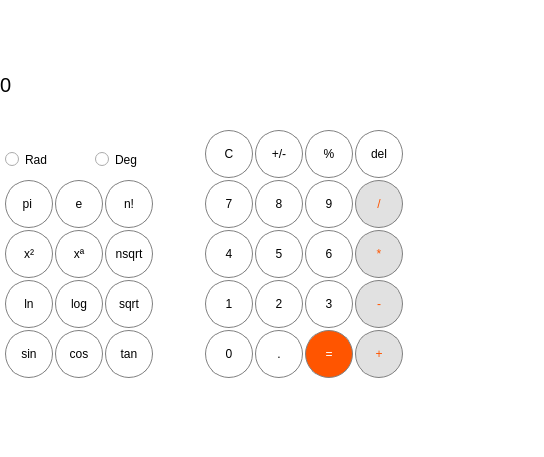
<?xml version="1.0" encoding="UTF-8"?>
<ui version="4.0">
 <class>Calculator</class>
 <widget class="QMainWindow" name="Calculator">
  <property name="geometry">
   <rect>
    <x>0</x>
    <y>0</y>
    <width>544</width>
    <height>457</height>
   </rect>
  </property>
  <property name="windowTitle">
   <string>Calculator</string>
  </property>
  <property name="styleSheet">
   <string notr="true">background-color:white;</string>
  </property>
  <widget class="QWidget" name="centralWidget">
   <widget class="QLabel" name="label">
    <property name="geometry">
     <rect>
      <x>0</x>
      <y>50</y>
      <width>400</width>
      <height>70</height>
     </rect>
    </property>
    <property name="font">
     <font>
      <pointsize>15</pointsize>
     </font>
    </property>
    <property name="styleSheet">
     <string notr="true">QLabel{

background-color:rgb(255,255,255);
color:black;
qproperty-alignment: 'AlignVCenter | AlignRight';

}</string>
    </property>
    <property name="text">
     <string>0</string>
    </property>
   </widget>
   <widget class="QPushButton" name="button_0">
    <property name="geometry">
     <rect>
      <x>205</x>
      <y>330</y>
      <width>48</width>
      <height>48</height>
     </rect>
    </property>
    <property name="styleSheet">
     <string notr="true">QPushButton{

background-color:white;
color:black;
border: 1px solid grey;
border-radius: 24px;
}

QPushButton:pressed{

background-color: qlineargradient(x1: 0, y1: 0, x2: 0, y1: 1, stop:0 #dadbde, stop:1 #f6f7fa);


}
</string>
    </property>
    <property name="text">
     <string>0</string>
    </property>
   </widget>
   <widget class="QPushButton" name="button_dot">
    <property name="geometry">
     <rect>
      <x>255</x>
      <y>330</y>
      <width>48</width>
      <height>48</height>
     </rect>
    </property>
    <property name="styleSheet">
     <string notr="true">QPushButton{

background-color:white;
color:black;
border: 1px solid grey;
border-radius: 24px;


}

QPushButton:pressed{

background-color: qlineargradient(x1: 0, y1: 0, x2: 0, y1: 1, stop:0 #dadbde, stop:1 #f6f7fa);

}</string>
    </property>
    <property name="text">
     <string>.</string>
    </property>
   </widget>
   <widget class="QPushButton" name="button_plus">
    <property name="geometry">
     <rect>
      <x>355</x>
      <y>330</y>
      <width>48</width>
      <height>48</height>
     </rect>
    </property>
    <property name="styleSheet">
     <string notr="true">QPushButton{

background-color:rgb(225, 225, 225);
border: 1px solid grey;
color:rgb(255, 85, 0);
border-radius: 24px;

}

QPushButton:pressed{

background-color: qlineargradient(x1: 0, y1: 0, x2: 0, y1: 1, stop:0 #dadbde, stop:1 #f6f7fa);
color:rgb(255, 85, 0);

}</string>
    </property>
    <property name="text">
     <string>+</string>
    </property>
   </widget>
   <widget class="QPushButton" name="button_result">
    <property name="geometry">
     <rect>
      <x>305</x>
      <y>330</y>
      <width>48</width>
      <height>48</height>
     </rect>
    </property>
    <property name="styleSheet">
     <string notr="true">QPushButton{

background-color:rgb(255, 85, 0);
border: 1px solid grey;
color:white;
border-radius: 24px;

}

QPushButton:pressed{

background-color: qlineargradient(x1: 0, y1: 0, x2: 0, y1: 1, stop:0 #ff5500, stop:1 #ff8e55);
color:white;

}</string>
    </property>
    <property name="text">
     <string>=</string>
    </property>
   </widget>
   <widget class="QPushButton" name="button_3">
    <property name="geometry">
     <rect>
      <x>305</x>
      <y>280</y>
      <width>48</width>
      <height>48</height>
     </rect>
    </property>
    <property name="styleSheet">
     <string notr="true">QPushButton{

background-color:white;
color:black;
border: 1px solid grey;
border-radius: 24px;

}

QPushButton:pressed{

background-color: qlineargradient(x1: 0, y1: 0, x2: 0, y1: 1, stop:0 #dadbde, stop:1 #f6f7fa);


}</string>
    </property>
    <property name="text">
     <string>3</string>
    </property>
   </widget>
   <widget class="QPushButton" name="button_2">
    <property name="geometry">
     <rect>
      <x>255</x>
      <y>280</y>
      <width>48</width>
      <height>48</height>
     </rect>
    </property>
    <property name="styleSheet">
     <string notr="true">QPushButton{

background-color:white;
color:black;
border: 1px solid grey;
border-radius: 24px;

}

QPushButton:pressed{

background-color: qlineargradient(x1: 0, y1: 0, x2: 0, y1: 1, stop:0 #dadbde, stop:1 #f6f7fa);


}</string>
    </property>
    <property name="text">
     <string>2</string>
    </property>
   </widget>
   <widget class="QPushButton" name="button_minus">
    <property name="geometry">
     <rect>
      <x>355</x>
      <y>280</y>
      <width>48</width>
      <height>48</height>
     </rect>
    </property>
    <property name="styleSheet">
     <string notr="true">QPushButton{

background-color:rgb(225, 225, 225);
border: 1px solid grey;
color:rgb(255, 85, 0);
border-radius: 24px;

}

QPushButton:pressed{

background-color: qlineargradient(x1: 0, y1: 0, x2: 0, y1: 1, stop:0 #dadbde, stop:1 #f6f7fa);
color:rgb(255, 85, 0);

}</string>
    </property>
    <property name="text">
     <string>-</string>
    </property>
   </widget>
   <widget class="QPushButton" name="button_1">
    <property name="geometry">
     <rect>
      <x>205</x>
      <y>280</y>
      <width>48</width>
      <height>48</height>
     </rect>
    </property>
    <property name="styleSheet">
     <string notr="true">QPushButton{

background-color:white;
color:black;
border: 1px solid grey;
border-radius: 24px;
}

QPushButton:pressed{

background-color: qlineargradient(x1: 0, y1: 0, x2: 0, y1: 1, stop:0 #dadbde, stop:1 #f6f7fa);


}</string>
    </property>
    <property name="text">
     <string>1</string>
    </property>
   </widget>
   <widget class="QPushButton" name="button_6">
    <property name="geometry">
     <rect>
      <x>305</x>
      <y>230</y>
      <width>48</width>
      <height>48</height>
     </rect>
    </property>
    <property name="styleSheet">
     <string notr="true">QPushButton{

background-color:white;
color:black;
border: 1px solid grey;
border-radius: 24px;

}

QPushButton:pressed{

background-color: qlineargradient(x1: 0, y1: 0, x2: 0, y1: 1, stop:0 #dadbde, stop:1 #f6f7fa);


}</string>
    </property>
    <property name="text">
     <string>6</string>
    </property>
   </widget>
   <widget class="QPushButton" name="button_5">
    <property name="geometry">
     <rect>
      <x>255</x>
      <y>230</y>
      <width>48</width>
      <height>48</height>
     </rect>
    </property>
    <property name="styleSheet">
     <string notr="true">QPushButton{

background-color:white;
color:black;
border: 1px solid grey;
border-radius: 24px;

}

QPushButton:pressed{

background-color: qlineargradient(x1: 0, y1: 0, x2: 0, y1: 1, stop:0 #dadbde, stop:1 #f6f7fa);


}</string>
    </property>
    <property name="text">
     <string>5</string>
    </property>
   </widget>
   <widget class="QPushButton" name="button_mult">
    <property name="geometry">
     <rect>
      <x>355</x>
      <y>230</y>
      <width>48</width>
      <height>48</height>
     </rect>
    </property>
    <property name="styleSheet">
     <string notr="true">QPushButton{

background-color:rgb(225, 225, 225);
border: 1px solid grey;
color:rgb(255, 85, 0);
border-radius: 24px;

}

QPushButton:pressed{

background-color: qlineargradient(x1: 0, y1: 0, x2: 0, y1: 1, stop:0 #dadbde, stop:1 #f6f7fa);
color:rgb(255, 85, 0);

}</string>
    </property>
    <property name="text">
     <string>*</string>
    </property>
   </widget>
   <widget class="QPushButton" name="button_4">
    <property name="geometry">
     <rect>
      <x>205</x>
      <y>230</y>
      <width>48</width>
      <height>48</height>
     </rect>
    </property>
    <property name="styleSheet">
     <string notr="true">QPushButton{

background-color:white;
color:black;
border: 1px solid grey;
border-radius: 24px;

}

QPushButton:pressed{

background-color: qlineargradient(x1: 0, y1: 0, x2: 0, y1: 1, stop:0 #dadbde, stop:1 #f6f7fa);


}</string>
    </property>
    <property name="text">
     <string>4</string>
    </property>
   </widget>
   <widget class="QPushButton" name="button_9">
    <property name="geometry">
     <rect>
      <x>305</x>
      <y>180</y>
      <width>48</width>
      <height>48</height>
     </rect>
    </property>
    <property name="styleSheet">
     <string notr="true">QPushButton{

background-color:white;
color:black;
border: 1px solid grey;
border-radius: 24px;
}

QPushButton:pressed{

background-color: qlineargradient(x1: 0, y1: 0, x2: 0, y1: 1, stop:0 #dadbde, stop:1 #f6f7fa);


}</string>
    </property>
    <property name="text">
     <string>9</string>
    </property>
   </widget>
   <widget class="QPushButton" name="button_8">
    <property name="geometry">
     <rect>
      <x>255</x>
      <y>180</y>
      <width>48</width>
      <height>48</height>
     </rect>
    </property>
    <property name="styleSheet">
     <string notr="true">QPushButton{

background-color:white;
color:black;
border: 1px solid grey;
border-radius: 24px;

}

QPushButton:pressed{

background-color: qlineargradient(x1: 0, y1: 0, x2: 0, y1: 1, stop:0 #dadbde, stop:1 #f6f7fa);


}</string>
    </property>
    <property name="text">
     <string>8</string>
    </property>
   </widget>
   <widget class="QPushButton" name="button_divide">
    <property name="geometry">
     <rect>
      <x>355</x>
      <y>180</y>
      <width>48</width>
      <height>48</height>
     </rect>
    </property>
    <property name="styleSheet">
     <string notr="true">QPushButton{

background-color:rgb(225, 225, 225);
border: 1px solid grey;
color:rgb(255, 85, 0);
border-radius: 24px;
}

QPushButton:pressed{

background-color: qlineargradient(x1: 0, y1: 0, x2: 0, y1: 1, stop:0 #dadbde, stop:1 #f6f7fa);
color:rgb(255, 85, 0);

}</string>
    </property>
    <property name="text">
     <string>/</string>
    </property>
   </widget>
   <widget class="QPushButton" name="button_7">
    <property name="geometry">
     <rect>
      <x>205</x>
      <y>180</y>
      <width>48</width>
      <height>48</height>
     </rect>
    </property>
    <property name="styleSheet">
     <string notr="true">QPushButton{

background-color:white;
color:black;
border: 1px solid grey;
border-radius: 24px;

}

QPushButton:pressed{

background-color: qlineargradient(x1: 0, y1: 0, x2: 0, y1: 1, stop:0 #dadbde, stop:1 #f6f7fa);


}</string>
    </property>
    <property name="text">
     <string>7</string>
    </property>
   </widget>
   <widget class="QPushButton" name="button_percent">
    <property name="geometry">
     <rect>
      <x>305</x>
      <y>130</y>
      <width>48</width>
      <height>48</height>
     </rect>
    </property>
    <property name="styleSheet">
     <string notr="true">QPushButton{

background-color:white;
color:black;
border: 1px solid grey;
border-radius: 24px;
}

QPushButton:pressed{

background-color: qlineargradient(x1: 0, y1: 0, x2: 0, y1: 1, stop:0 #dadbde, stop:1 #f6f7fa);


}</string>
    </property>
    <property name="text">
     <string>%</string>
    </property>
   </widget>
   <widget class="QPushButton" name="button_PlusMinus">
    <property name="geometry">
     <rect>
      <x>255</x>
      <y>130</y>
      <width>48</width>
      <height>48</height>
     </rect>
    </property>
    <property name="styleSheet">
     <string notr="true">QPushButton{

background-color:white;
color:black;
border: 1px solid grey;
border-radius: 24px;
}

QPushButton:pressed{

background-color: qlineargradient(x1: 0, y1: 0, x2: 0, y1: 1, stop:0 #dadbde, stop:1 #f6f7fa);


}</string>
    </property>
    <property name="text">
     <string>+/-</string>
    </property>
   </widget>
   <widget class="QPushButton" name="button_del">
    <property name="geometry">
     <rect>
      <x>355</x>
      <y>130</y>
      <width>48</width>
      <height>48</height>
     </rect>
    </property>
    <property name="styleSheet">
     <string notr="true">QPushButton{

background-color:white;
color:black;
border: 1px solid grey;
border-radius: 24px;
}

QPushButton:pressed{

background-color: qlineargradient(x1: 0, y1: 0, x2: 0, y1: 1, stop:0 #dadbde, stop:1 #f6f7fa);


}</string>
    </property>
    <property name="text">
     <string>del</string>
    </property>
   </widget>
   <widget class="QPushButton" name="button_clear">
    <property name="geometry">
     <rect>
      <x>205</x>
      <y>130</y>
      <width>48</width>
      <height>48</height>
     </rect>
    </property>
    <property name="styleSheet">
     <string notr="true">QPushButton{

background-color:white;
color:black;
border: 1px solid grey;
border-radius: 24px;
}

QPushButton:pressed{

background-color: qlineargradient(x1: 0, y1: 0, x2: 0, y1: 1, stop:0 #dadbde, stop:1 #f6f7fa);


}</string>
    </property>
    <property name="text">
     <string>C</string>
    </property>
   </widget>
   <widget class="QPushButton" name="button_tan">
    <property name="geometry">
     <rect>
      <x>105</x>
      <y>330</y>
      <width>48</width>
      <height>48</height>
     </rect>
    </property>
    <property name="styleSheet">
     <string notr="true">QPushButton{

background-color:white;
color:black;
border: 1px solid grey;
border-radius: 24px;

}

QPushButton:pressed{

background-color: qlineargradient(x1: 0, y1: 0, x2: 0, y1: 1, stop:0 #dadbde, stop:1 #f6f7fa);


}</string>
    </property>
    <property name="text">
     <string>tan</string>
    </property>
   </widget>
   <widget class="QPushButton" name="button_cos">
    <property name="geometry">
     <rect>
      <x>55</x>
      <y>330</y>
      <width>48</width>
      <height>48</height>
     </rect>
    </property>
    <property name="styleSheet">
     <string notr="true">QPushButton{

background-color:white;
color:black;
border: 1px solid grey;
border-radius: 24px;
}

QPushButton:pressed{

background-color: qlineargradient(x1: 0, y1: 0, x2: 0, y1: 1, stop:0 #dadbde, stop:1 #f6f7fa);


}</string>
    </property>
    <property name="text">
     <string>cos</string>
    </property>
   </widget>
   <widget class="QPushButton" name="button_sqr">
    <property name="geometry">
     <rect>
      <x>5</x>
      <y>230</y>
      <width>48</width>
      <height>48</height>
     </rect>
    </property>
    <property name="styleSheet">
     <string notr="true">QPushButton{

background-color:white;
color:black;
border: 1px solid grey;
border-radius: 24px;

}

QPushButton:pressed{

background-color: qlineargradient(x1: 0, y1: 0, x2: 0, y1: 1, stop:0 #dadbde, stop:1 #f6f7fa);


}</string>
    </property>
    <property name="text">
     <string>x²</string>
    </property>
   </widget>
   <widget class="QPushButton" name="button_sin">
    <property name="geometry">
     <rect>
      <x>5</x>
      <y>330</y>
      <width>48</width>
      <height>48</height>
     </rect>
    </property>
    <property name="styleSheet">
     <string notr="true">QPushButton{

background-color:white;
color:black;
border: 1px solid grey;
border-radius: 24px;
}

QPushButton:pressed{

background-color: qlineargradient(x1: 0, y1: 0, x2: 0, y1: 1, stop:0 #dadbde, stop:1 #f6f7fa);


}
</string>
    </property>
    <property name="text">
     <string>sin</string>
    </property>
   </widget>
   <widget class="QPushButton" name="button_sqrt">
    <property name="geometry">
     <rect>
      <x>105</x>
      <y>280</y>
      <width>48</width>
      <height>48</height>
     </rect>
    </property>
    <property name="styleSheet">
     <string notr="true">QPushButton{

background-color:white;
color:black;
border: 1px solid grey;
border-radius: 24px;
}

QPushButton:pressed{

background-color: qlineargradient(x1: 0, y1: 0, x2: 0, y1: 1, stop:0 #dadbde, stop:1 #f6f7fa);


}
</string>
    </property>
    <property name="text">
     <string>sqrt</string>
    </property>
   </widget>
   <widget class="QPushButton" name="button_pi">
    <property name="geometry">
     <rect>
      <x>5</x>
      <y>180</y>
      <width>48</width>
      <height>48</height>
     </rect>
    </property>
    <property name="styleSheet">
     <string notr="true">QPushButton{

background-color:white;
color:black;
border: 1px solid grey;
border-radius: 24px;
}

QPushButton:pressed{

background-color: qlineargradient(x1: 0, y1: 0, x2: 0, y1: 1, stop:0 #dadbde, stop:1 #f6f7fa);


}
</string>
    </property>
    <property name="text">
     <string>pi </string>
    </property>
   </widget>
   <widget class="QPushButton" name="button_e">
    <property name="geometry">
     <rect>
      <x>55</x>
      <y>180</y>
      <width>48</width>
      <height>48</height>
     </rect>
    </property>
    <property name="styleSheet">
     <string notr="true">QPushButton{

background-color:white;
color:black;
border: 1px solid grey;
border-radius: 24px;
}

QPushButton:pressed{

background-color: qlineargradient(x1: 0, y1: 0, x2: 0, y1: 1, stop:0 #dadbde, stop:1 #f6f7fa);


}
</string>
    </property>
    <property name="text">
     <string>e</string>
    </property>
   </widget>
   <widget class="QPushButton" name="button_nsqr">
    <property name="geometry">
     <rect>
      <x>55</x>
      <y>230</y>
      <width>48</width>
      <height>48</height>
     </rect>
    </property>
    <property name="styleSheet">
     <string notr="true">QPushButton{

background-color:white;
color:black;
border: 1px solid grey;
border-radius: 24px;
}

QPushButton:pressed{

background-color: qlineargradient(x1: 0, y1: 0, x2: 0, y1: 1, stop:0 #dadbde, stop:1 #f6f7fa);


}
</string>
    </property>
    <property name="text">
     <string>xª</string>
    </property>
   </widget>
   <widget class="QPushButton" name="button_ln">
    <property name="geometry">
     <rect>
      <x>5</x>
      <y>280</y>
      <width>48</width>
      <height>48</height>
     </rect>
    </property>
    <property name="styleSheet">
     <string notr="true">QPushButton{

background-color:white;
color:black;
border: 1px solid grey;
border-radius: 24px;
}

QPushButton:pressed{

background-color: qlineargradient(x1: 0, y1: 0, x2: 0, y1: 1, stop:0 #dadbde, stop:1 #f6f7fa);


}
</string>
    </property>
    <property name="text">
     <string>ln</string>
    </property>
   </widget>
   <widget class="QPushButton" name="button_log">
    <property name="geometry">
     <rect>
      <x>55</x>
      <y>280</y>
      <width>48</width>
      <height>48</height>
     </rect>
    </property>
    <property name="styleSheet">
     <string notr="true">QPushButton{

background-color:white;
color:black;
border: 1px solid grey;
border-radius: 24px;
}

QPushButton:pressed{

background-color: qlineargradient(x1: 0, y1: 0, x2: 0, y1: 1, stop:0 #dadbde, stop:1 #f6f7fa);


}
</string>
    </property>
    <property name="text">
     <string>log</string>
    </property>
   </widget>
   <widget class="QPushButton" name="button_n">
    <property name="geometry">
     <rect>
      <x>105</x>
      <y>180</y>
      <width>48</width>
      <height>48</height>
     </rect>
    </property>
    <property name="styleSheet">
     <string notr="true">QPushButton{

background-color:white;
color:black;
border: 1px solid grey;
border-radius: 24px;

}

QPushButton:pressed{

background-color: qlineargradient(x1: 0, y1: 0, x2: 0, y1: 1, stop:0 #dadbde, stop:1 #f6f7fa);


}</string>
    </property>
    <property name="text">
     <string>n!</string>
    </property>
   </widget>
   <widget class="QPushButton" name="button_nsqrt">
    <property name="geometry">
     <rect>
      <x>105</x>
      <y>230</y>
      <width>48</width>
      <height>48</height>
     </rect>
    </property>
    <property name="styleSheet">
     <string notr="true">QPushButton{

background-color:white;
color:black;
border: 1px solid grey;
border-radius: 24px;

}

QPushButton:pressed{

background-color: qlineargradient(x1: 0, y1: 0, x2: 0, y1: 1, stop:0 #dadbde, stop:1 #f6f7fa);


}</string>
    </property>
    <property name="text">
     <string>nsqrt</string>
    </property>
   </widget>
   <widget class="QRadioButton" name="radioButton_Rad">
    <property name="geometry">
     <rect>
      <x>5</x>
      <y>150</y>
      <width>84</width>
      <height>19</height>
     </rect>
    </property>
    <property name="text">
     <string>Rad</string>
    </property>
   </widget>
   <widget class="QRadioButton" name="radioButton_Deg">
    <property name="geometry">
     <rect>
      <x>95</x>
      <y>150</y>
      <width>84</width>
      <height>19</height>
     </rect>
    </property>
    <property name="text">
     <string>Deg</string>
    </property>
   </widget>
   <widget class="QLabel" name="label_2">
    <property name="geometry">
     <rect>
      <x>160</x>
      <y>0</y>
      <width>240</width>
      <height>41</height>
     </rect>
    </property>
    <property name="text">
     <string/>
    </property>
   </widget>
  </widget>
  <widget class="QMenuBar" name="menuBar">
   <property name="geometry">
    <rect>
     <x>0</x>
     <y>0</y>
     <width>544</width>
     <height>20</height>
    </rect>
   </property>
  </widget>
 </widget>
 <layoutdefault spacing="6" margin="11"/>
 <resources/>
 <connections/>
</ui>
